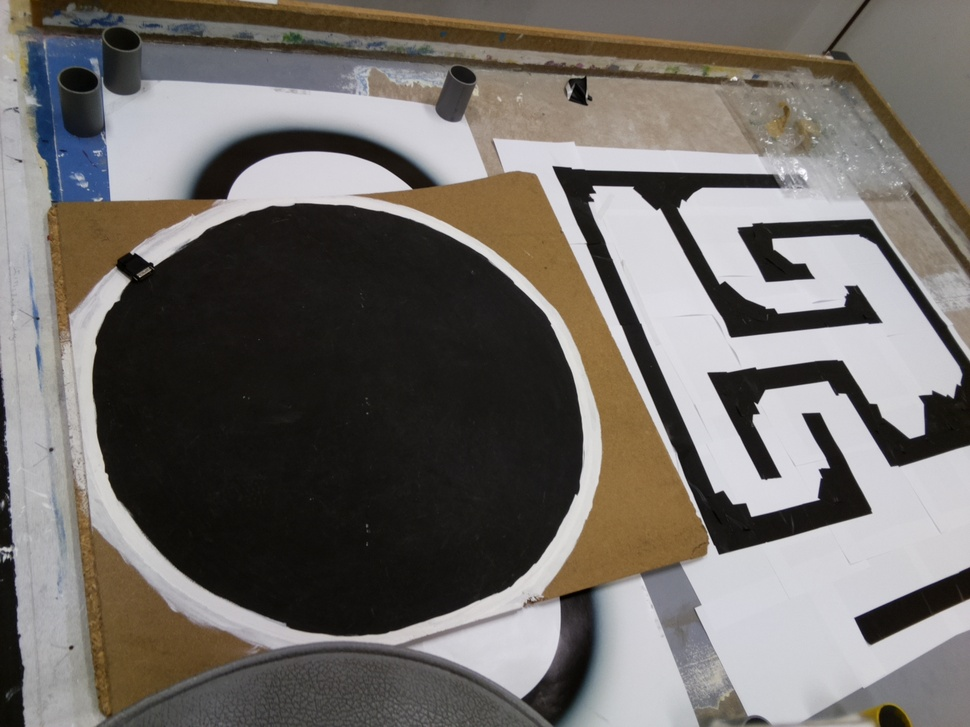
#> input picture imageRasp/1296-972/image1.jpg, 970 x 727 px, shrunk from 1296 x 972 before the run, found by its file name
$ python plotInfo.py
#> lines starting #> are read from the running program, lines starting #| are printed output that depends on the picture; after the words box and inside, x2 and y2 are one past the last pixel; in counts of white or black regions, pixels touching at a corner belong together
import cv2
import numpy as np
from matplotlib import pyplot as plt
import timeit

# Simple version

file = "../imageRasp/atom/blackFloorHouse/image1.jpg"
image = cv2.imread(file)
#> image is the input picture: shape (727, 970, 3); mean B, G, R 103.7, 107.8, 112.2

imgRGB = cv2.cvtColor(image, cv2.COLOR_BGR2RGB);
imgHSV = cv2.cvtColor(image, cv2.COLOR_BGR2HSV);
#> imgHSV: shape (727, 970, 3); mean H, S, V 59.6, 41.2, 114.7
plt.figure()
plt.imshow(imgRGB)
plt.title("RGB")

plt.figure()
for i in range(3):
    plt.subplot(2,2,i+1)
    plt.imshow(imgRGB[:,:,i], cmap='gray')
    plt.title("Img " + str(i))

plt.figure()
for i in range(3):
    plt.subplot(2,2,i+1)
    plt.imshow(imgHSV[:,:,i], cmap='gray')
    plt.title("Img " + str(i))


otsu = cv2.threshold(imgHSV[:,:,1], 0, 255, cv2.THRESH_BINARY | cv2.THRESH_OTSU);
imVOtsu = otsu[1]
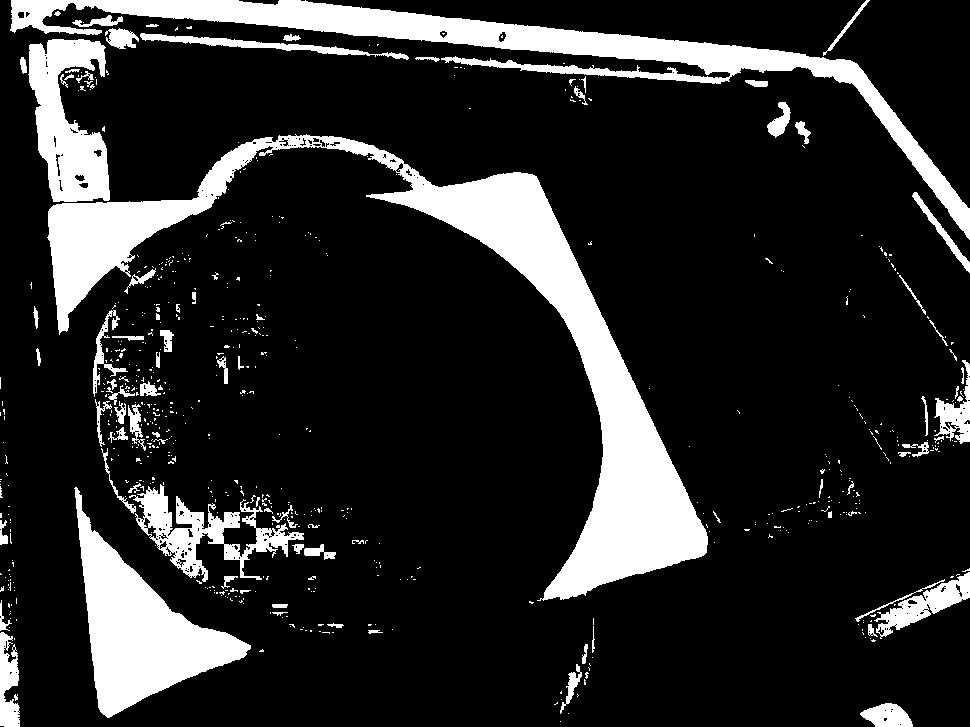
#> imVOtsu: shape (727, 970); 16.3% white; 677 white regions (588 under 20 px), largest, box (x1, y1, x2, y2) and area: (47, 134, 708, 601) 45023, (10, 0, 970, 240) 24145, (74, 487, 251, 718) 15016
plt.figure()
plt.imshow(imVOtsu, cmap='gray')
plt.title("imVOtsu")

plt.figure()
plt.hist(imgHSV[:,:,1].ravel(),256)
plt.title("hist")

plt.show()
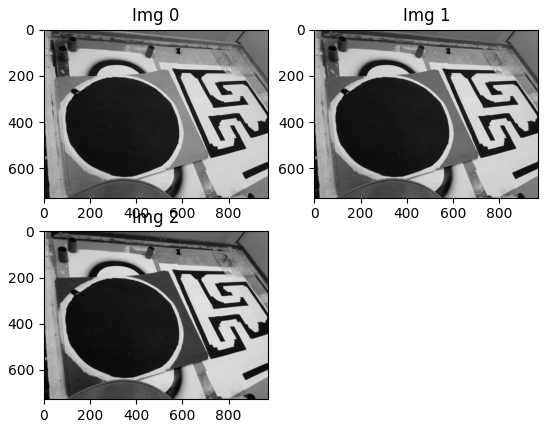
#> figure drawn by matplotlib, 3 panels
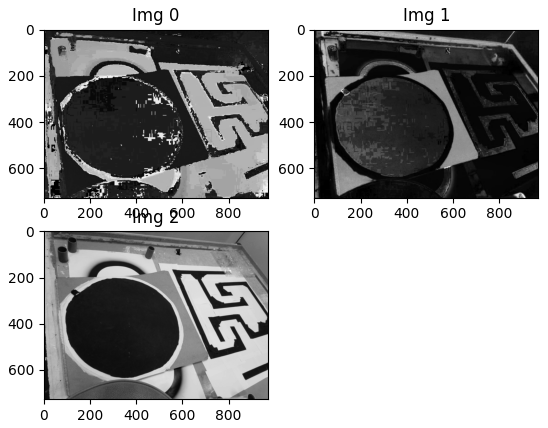
#> figure drawn by matplotlib, 3 panels
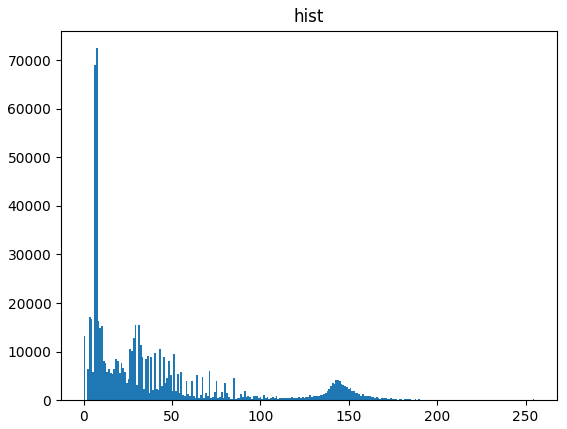
#> figure drawn by matplotlib, 1 panel; tallest bar 72472 high, from x = 6.97 to 7.97

$ run again, with imageRasp/1296-972/image2.jpg copied over imageRasp/1296-972/image1.jpg
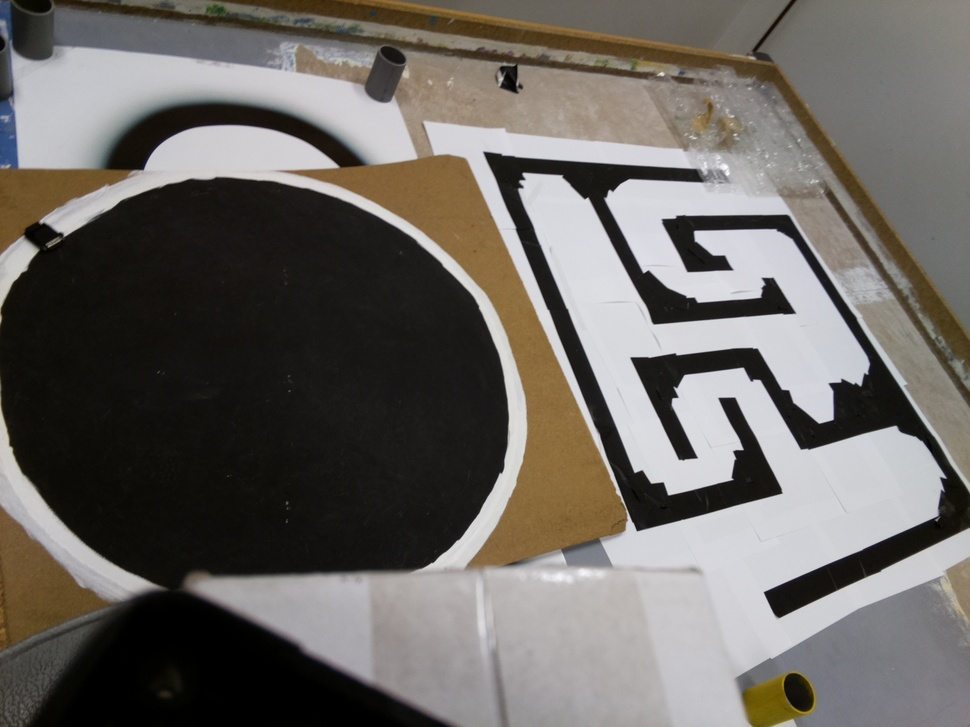
#> input picture imageRasp/1296-972/image2.jpg, 970 x 727 px, shrunk from 1296 x 972 before the run, found by its file name
#> image is the input picture: shape (727, 970, 3); mean B, G, R 98.9, 103.4, 107.5
#> imgHSV: shape (727, 970, 3); mean H, S, V 55.9, 42.4, 109
#> `imVOtsu = otsu[1]`:
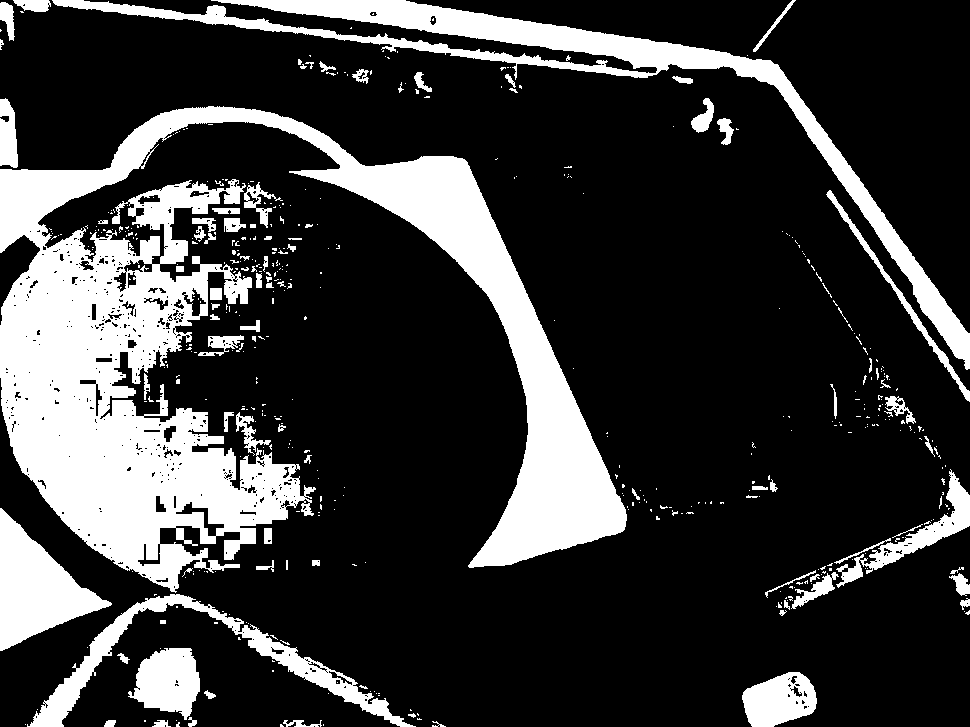
#> imVOtsu: shape (727, 970); 22.6% white; 493 white regions (401 under 20 px), largest, box (x1, y1, x2, y2) and area: (0, 106, 627, 593) 101115, (52, 0, 970, 370) 22537, (0, 508, 112, 651) 7523
#> `plt.show()`:
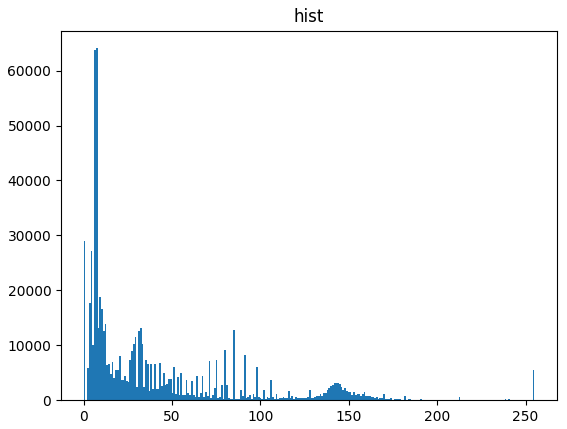
#> figure drawn by matplotlib, 1 panel; tallest bar 64084 high, from x = 6.97 to 7.97

$ run again, with imageRasp/1296-972/image3.jpg copied over imageRasp/1296-972/image1.jpg
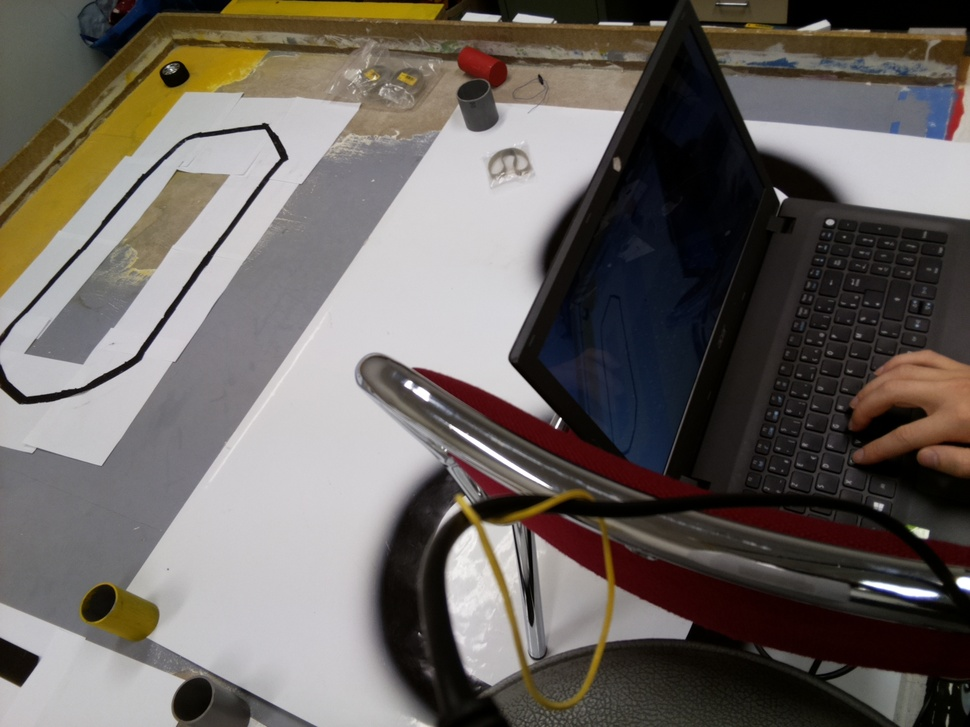
#> input picture imageRasp/1296-972/image3.jpg, 970 x 727 px, shrunk from 1296 x 972 before the run, found by its file name
#> image is the input picture: shape (727, 970, 3); mean B, G, R 96.7, 101.3, 107.3
#> imgHSV: shape (727, 970, 3); mean H, S, V 78.2, 66.7, 109.6
#> `imVOtsu = otsu[1]`:
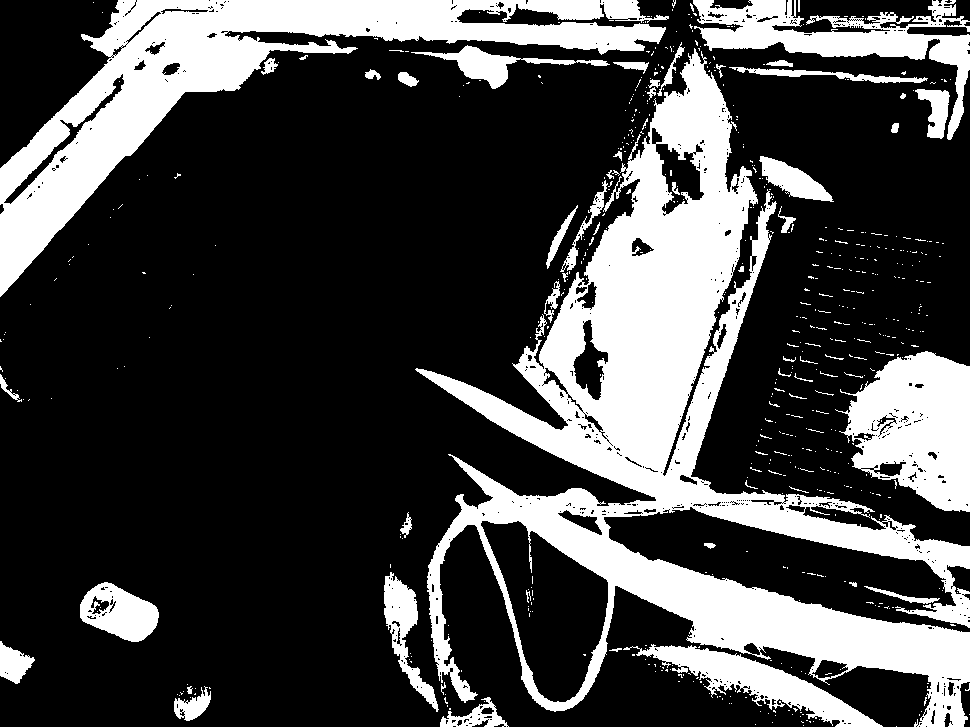
#> imVOtsu: shape (727, 970); 27.2% white; 584 white regions (526 under 20 px), largest, box (x1, y1, x2, y2) and area: (415, 48, 970, 727) 99025, (0, 0, 669, 297) 43338, (835, 351, 970, 512) 14134
#> `plt.show()`:
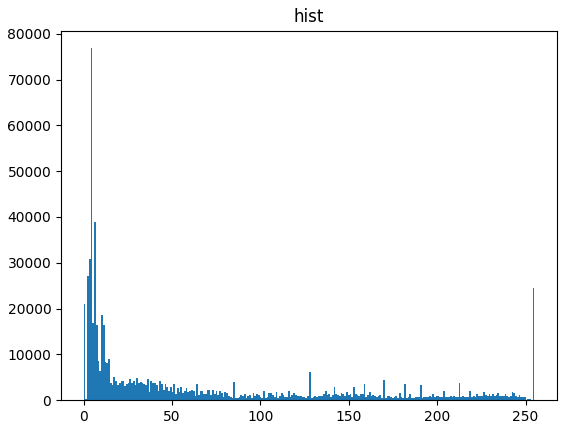
#> figure drawn by matplotlib, 1 panel; tallest bar 76841 high, from x = 3.98 to 4.98

$ run again, with imageRasp/1296-972/image4.jpg copied over imageRasp/1296-972/image1.jpg
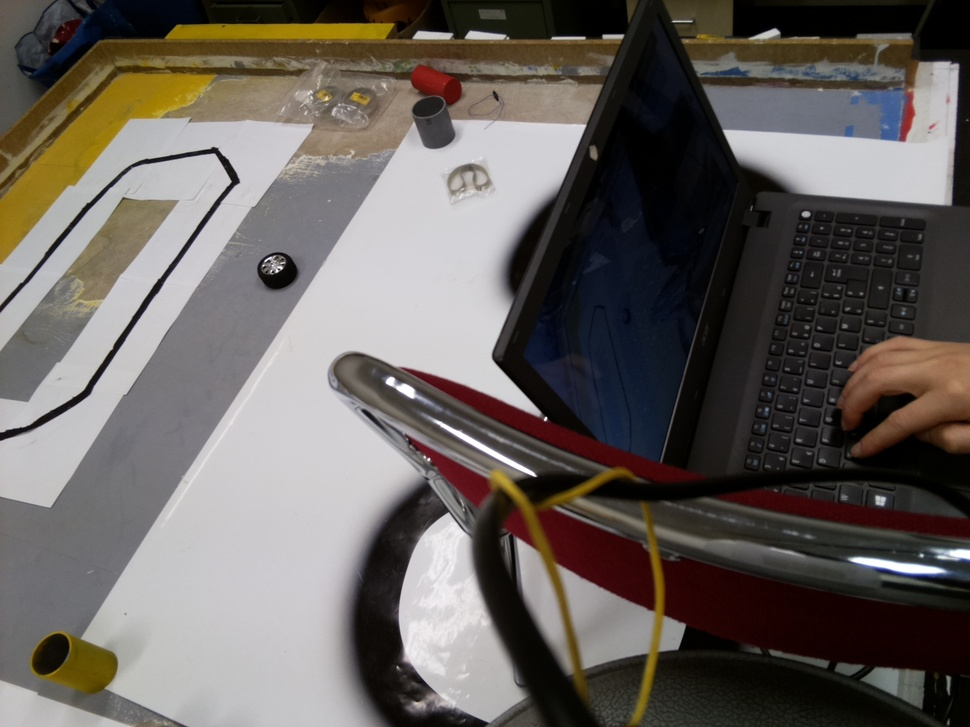
#> input picture imageRasp/1296-972/image4.jpg, 970 x 727 px, shrunk from 1296 x 972 before the run, found by its file name
#> image is the input picture: shape (727, 970, 3); mean B, G, R 93.1, 97.4, 103.3
#> imgHSV: shape (727, 970, 3); mean H, S, V 77.1, 69.5, 105.7
#> `imVOtsu = otsu[1]`:
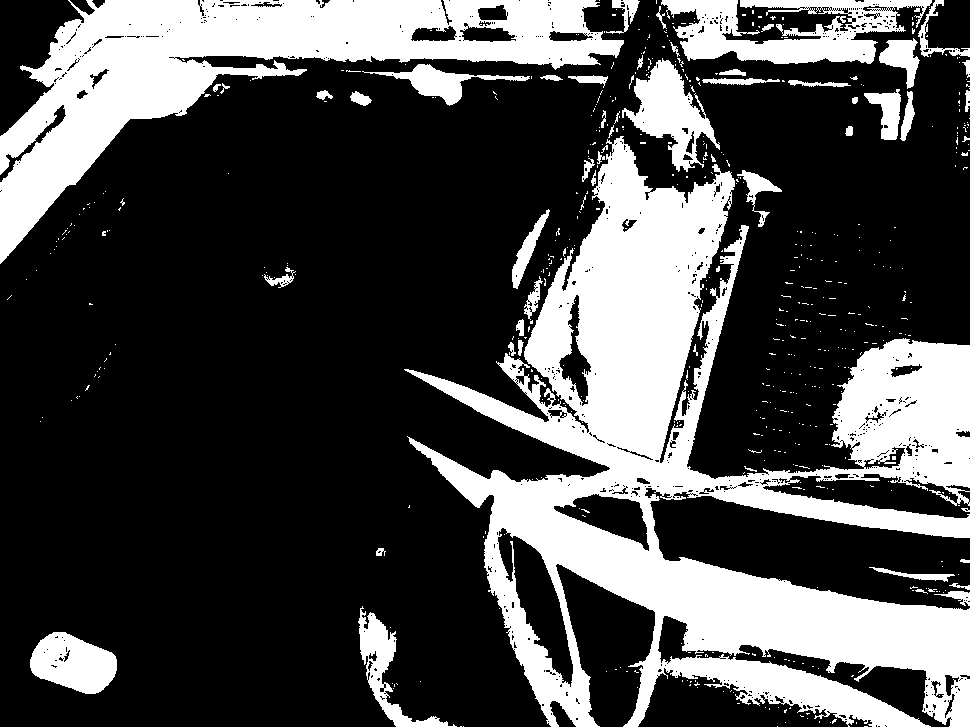
#> imVOtsu: shape (727, 970); 28.9% white; 561 white regions (503 under 20 px), largest, box (x1, y1, x2, y2) and area: (404, 136, 970, 727) 122950, (0, 0, 624, 264) 48669, (661, 0, 932, 64) 9365
#> `plt.show()`:
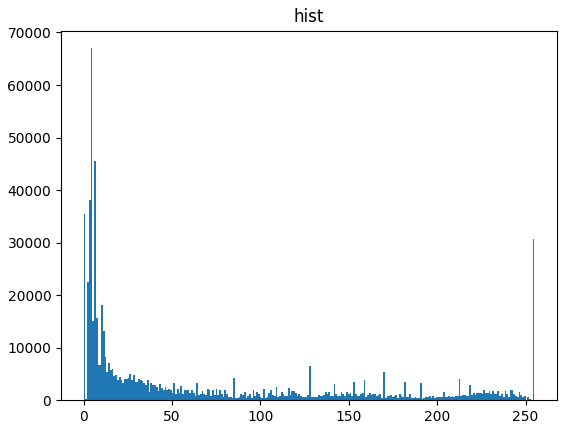
#> figure drawn by matplotlib, 1 panel; tallest bar 67007 high, from x = 3.98 to 4.98
